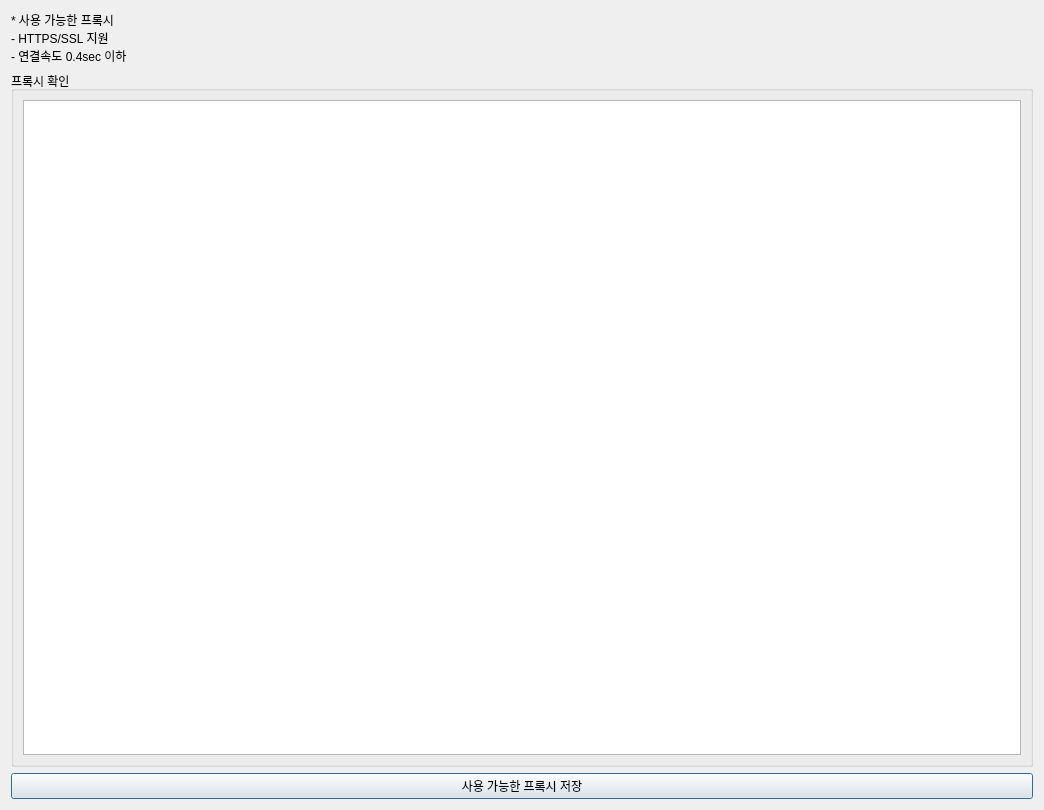
<?xml version="1.0" encoding="UTF-8"?>
<ui version="4.0">
 <class>Dialog</class>
 <widget class="QDialog" name="Dialog">
  <property name="geometry">
   <rect>
    <x>0</x>
    <y>0</y>
    <width>1044</width>
    <height>810</height>
   </rect>
  </property>
  <property name="windowTitle">
   <string>디시인사이드 클리너 - 프록시 연결 확인</string>
  </property>
  <layout class="QVBoxLayout" name="verticalLayout">
   <item>
    <widget class="QLabel" name="label">
     <property name="text">
      <string>* 사용 가능한 프록시
- HTTPS/SSL 지원
- 연결속도 0.4sec 이하</string>
     </property>
    </widget>
   </item>
   <item>
    <widget class="QGroupBox" name="groupBox">
     <property name="title">
      <string>프록시 확인</string>
     </property>
     <layout class="QVBoxLayout" name="verticalLayout_2">
      <item>
       <widget class="QTableWidget" name="proxy_table"/>
      </item>
     </layout>
    </widget>
   </item>
   <item>
    <widget class="QPushButton" name="btn_save_proxies">
     <property name="text">
      <string>사용 가능한 프록시 저장</string>
     </property>
    </widget>
   </item>
  </layout>
 </widget>
 <resources/>
 <connections/>
</ui>
